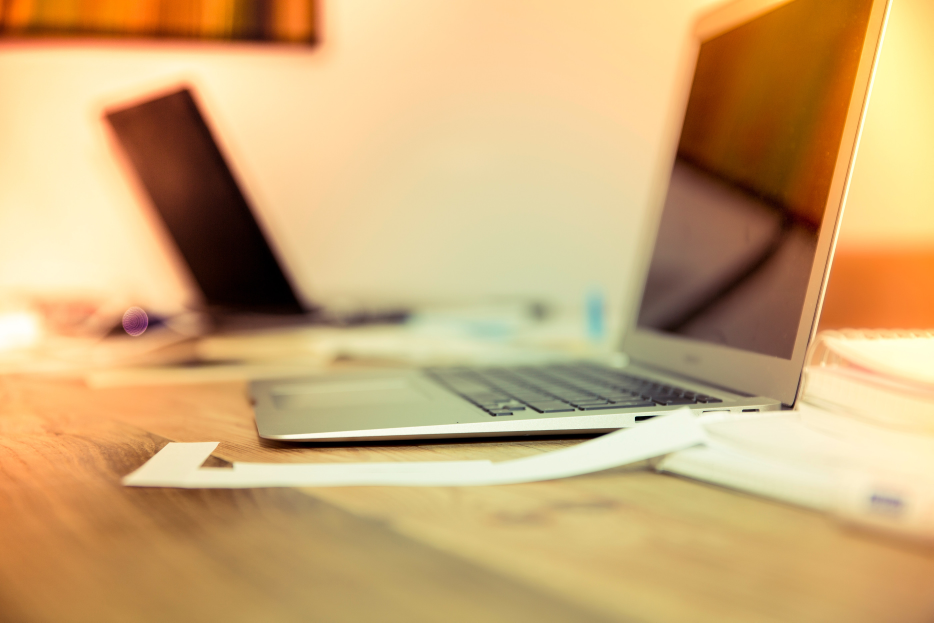
#> input picture Image_compression_deployment/500kb.jpg, 2800 x 1867 px (shown at 1/3 size)
$ python -i compression.py   (imports and definitions only)   (older library calls are emulated)
#> lines starting #> are read from the running program, lines starting #| are printed output that depends on the picture
### Image_compression_deployment/util.py
import skimage.io
import skimage.transform
import numpy as np
from PIL import Image
from io import BytesIO
import imageio


#performs in-memory jpeg compression and returns compressed size of image
# [13 lines left out: function in_memory_jpeg_compression, not called in this run]


def chunker(seq, size):
    # http://stackoverflow.com/a/25701576/1189865
    return (seq[pos:pos + size] for pos in xrange(0, len(seq), size))

def load_image(path):
#> called with path = '500kb.jpg'
    print("PATH IN UITLS : ",path)
    #img = skimage.io.imread( path ).astype(np.float)
    img = imageio.imread(path).astype(np.float)
    print("Image : ",img)
#> (printed output is left out)
    img /= 255.0
    X = img.shape[0]
#> X = 1867
    Y = img.shape[1]
#> Y = 2800
    S = min(X,Y)
#> S = 1867
    XX = int((X - S) / 2)
#> XX = 0
    YY = int((Y - S) / 2)
#> YY = 466

    # if black and white image, repeat the channels
    if len(img.shape) == 2: img=np.tile(img[:,:,None], 3)
    return skimage.transform.resize( img[XX:XX+S, YY:YY+S], [224,224] )
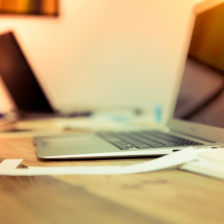
#> returned value: shape (224, 224, 3) float64; mean of channels 0, 1, 2 0.766, 0.657, 0.474; drawn as R, G, B

def load_single_image(image):
    return np.expand_dims(load_image(image),0)

# [5 lines of commented-out code are left out]


# [20 lines left out: functions array2PIL, myarray2PIL, normalize, not called in this run]

### Image_compression_deployment/params.py
#from pprint import pprint

class HyperParams() :
    def __init__(self, verbose):
        # Hard params and magic numbers
        self.sparse      = True
        self.vgg_weights = './data/caffe_layers_value.pickle'
        self.model_path  = './model-50'
        self.n_labels    = 257
        self.top_k       = 5
        self.stddev      = 0.2
        self.fine_tuning = False
        self.image_h     = 224
        self.image_w     = 224
        self.image_c     = 3
        self.cnn_struct  = 'vgg' # ['vgg', 'msroi']
        self.filter_h    = 3
        self.filter_w    = 3


class TrainingParams():
    # [16 lines left out: function __init__, not called in this run]


class CNNParams():
    def __init__(self, verbose):
        self.pool_window   = [1, 2, 2, 1]
        self.pool_stride   = [1, 2, 2, 1]
        self.last_features = 1024
        # instead of hard-coding these values to the shapes, they are here
        # as array for easier hyper-parametarization
        self.conv_filters  = [64, 64, 128, 128, 256, 256, 256, 512, 512, 512, 512, 512, 512]
        #                      0,  1,   2,   3,   4,   5,   6,   7,   8,   9   10,  11,  12]
        self.depth_filters = [32]
        self.layer_shapes  = self.get_layer_shapes()


    def get_layer_shapes(self):
        shapes = {}
        hyper = HyperParams(verbose=False)
        l = self.last_features
        f = self.conv_filters
        d = self.depth_filters[-1]

        shapes['conv1_1/W'] = (hyper.filter_h, hyper.filter_w, hyper.image_c, f[0])
        shapes['conv1_1/b'] = (f[0],)
        shapes['conv1_2/W'] = (hyper.filter_h, hyper.filter_w, f[0], f[1])
        shapes['conv1_2/b'] = (f[1],)
        shapes['conv2_1/W'] = (hyper.filter_h, hyper.filter_w, f[1], f[2])
        shapes['conv2_1/b'] = (f[2],)
        shapes['conv2_2/W'] = (hyper.filter_h, hyper.filter_w, f[2], f[3])
        shapes['conv2_2/b'] = (f[3],)
        shapes['conv3_1/W'] = (hyper.filter_h, hyper.filter_w, f[3], f[4])
        shapes['conv3_1/b'] = (f[4],)
        shapes['conv3_2/W'] = (hyper.filter_h, hyper.filter_w, f[4], f[5])
        shapes['conv3_2/b'] = (f[5],)
        shapes['conv3_3/W'] = (hyper.filter_h, hyper.filter_w, f[5], f[6])
        shapes['conv3_3/b'] = (f[6],)
        shapes['conv4_1/W'] = (hyper.filter_h, hyper.filter_w, f[6], f[7])
        shapes['conv4_1/b'] = (f[7],)
        shapes['conv4_2/W'] = (hyper.filter_h, hyper.filter_w, f[7], f[8])
        shapes['conv4_2/b'] = (f[8],)
        shapes['conv4_3/W'] = (hyper.filter_h, hyper.filter_w, f[8], f[9])
        shapes['conv4_3/b'] = (f[9],)
        shapes['conv5_1/W'] = (hyper.filter_h, hyper.filter_w, f[9], f[10])
        shapes['conv5_1/b'] = (f[10],)
        shapes['conv5_2/W'] = (hyper.filter_h, hyper.filter_w, f[10], f[11])
        shapes['conv5_2/b'] = (f[11],)
        shapes['conv5_3/W'] = (hyper.filter_h, hyper.filter_w, f[11], f[12])
        shapes['conv5_3/b'] = (f[12],)
        shapes['conv6_1/W'] = (hyper.filter_h, hyper.filter_w, f[12], d)
        shapes['conv6_1/b'] = (d,)
        shapes['depth/W']   = (hyper.filter_h, hyper.filter_w, d,d)
        shapes['depth/b']   = (l, )
        shapes['conv6/W']   = (hyper.filter_h, hyper.filter_w, l, l)
        shapes['conv6/b']   = (l,)
        shapes['GAP/W']     = (l, hyper.n_labels)
        return shapes

### Image_compression_deployment/compression.py


from numba import njit, prange

# [7 lines of commented-out code are left out]
import os, sys
#os.environ['TF_CPP_MIN_LOG_LEVEL'] = '3'

from util import load_single_image, normalize
import sys
from PIL import Image
from io import BytesIO
import os
#import pkg_resources
#pkg_resources.require("numpy==1.15.4")
import numpy as np
from util import load_image, array2PIL, in_memory_jpeg_compression
#import argparse
#from scipy.stats import percentileofscore

#import pandas as pd
from model import CNN
from params import HyperParams
import skimage.io
#import tensorflow as tf
import tensorflow.compat.v1 as tf
# [1 line not run here, left out]


map = 'msroi_map.jpg'
find_best = 1
threshold_pct = 10
jpeg_compression = 50
use_convert = 0

# [88 lines left out: functions processcal, make_quality_compression, not called in this run]


def compression_engine(img):

    image = load_single_image(img)

    print("INPUT IMAGE ARRAY ",image.shape)
#| INPUT IMAGE ARRAY  (1, 224, 224, 3)

    hyper = HyperParams(verbose=False)
#> (the run stopped early here; a loop or call above may not have finished)

$ run again, on Image_compression_deployment/test.jpg
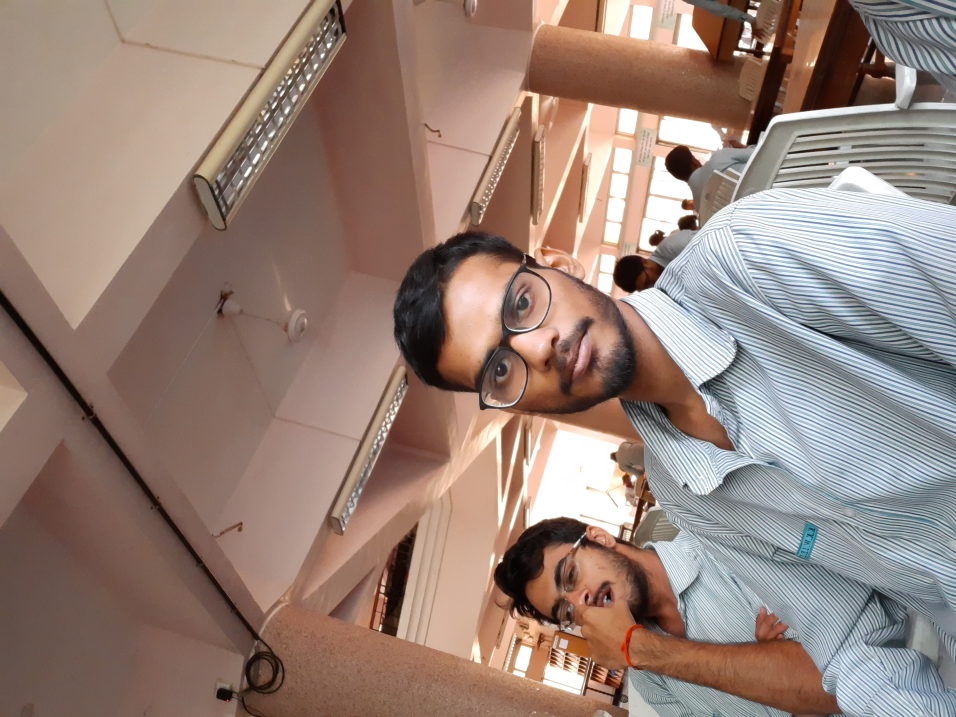
#> input picture Image_compression_deployment/test.jpg, 3824 x 2868 px (shown at 1/4 size)
#> (printed output is left out)
#> in load_image, `return skimage.transform.resize( img[XX:XX+S, YY:YY+S], [224,224] )`:
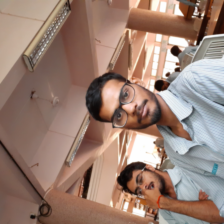
#> returned value: shape (224, 224, 3) float64; mean of channels 0, 1, 2 0.605, 0.503, 0.456; drawn as R, G, B
#| INPUT IMAGE ARRAY  (1, 224, 224, 3)
